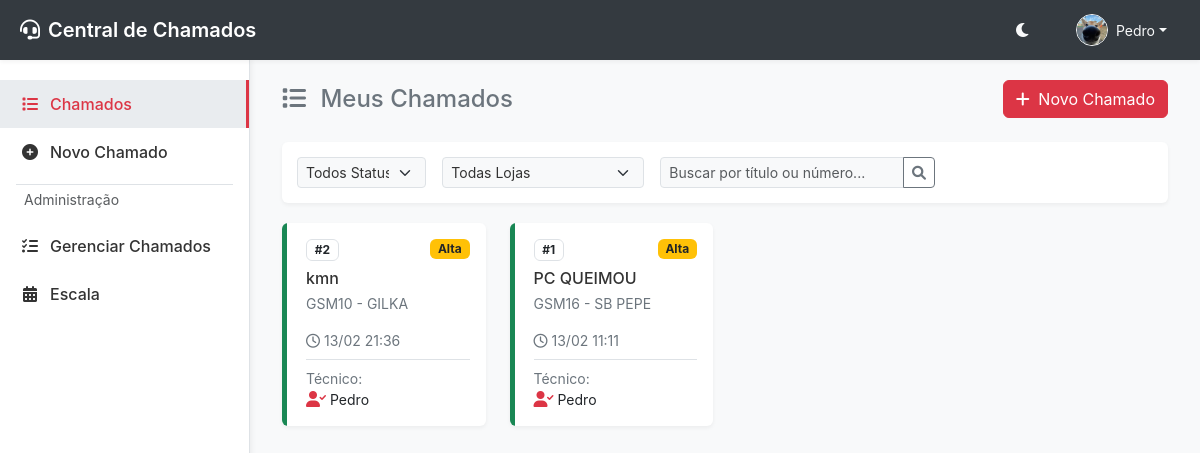
Page /chamados (signed in) on the earlier database version.
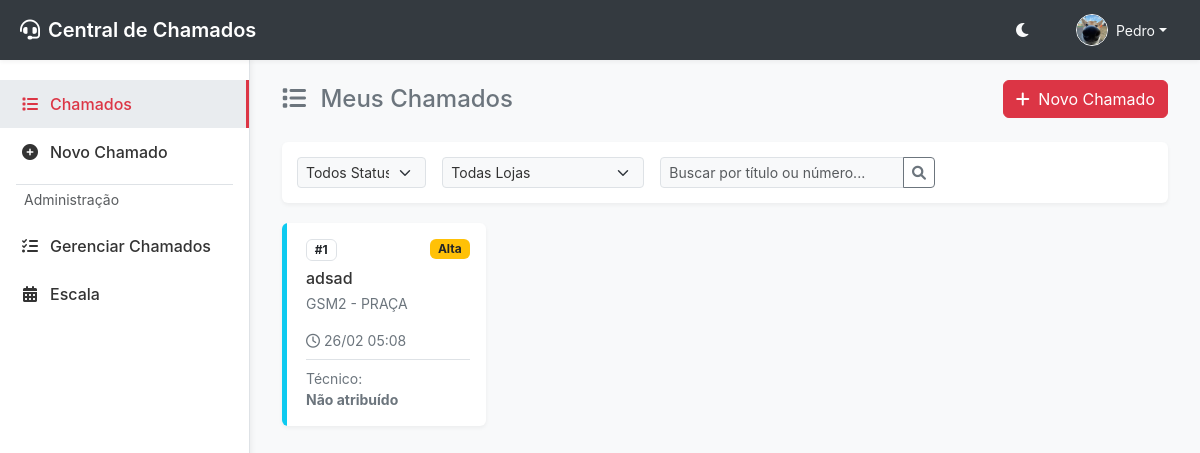
Same page on the later database version.
### app/modules/chamados/models.py (models this page shows, shortened)
class Ticket(db.Model):
    __tablename__ = 'tickets'
    id = db.Column(db.Integer, primary_key=True)
    title = db.Column(db.String(100), nullable=False)
    description = db.Column(db.Text, nullable=False)
    status = db.Column(db.String(20), default='novo', index=True) # novo, aberto, pendente, resolvido, fechado
    priority = db.Column(db.String(20), default='media', index=True) # baixa, media, alta, critica
    category = db.Column(db.String(50))
    created_at = db.Column(db.DateTime, default=datetime.utcnow, index=True)
    updated_at = db.Column(db.DateTime, default=datetime.utcnow, onupdate=datetime.utcnow)
    due_date = db.Column(db.DateTime, nullable=True)
    closed_at = db.Column(db.DateTime, nullable=True)
    additional_info = db.Column(db.Text, nullable=True)
    attachment = db.Column(db.String(255), nullable=True)
    requester_id = db.Column(db.Integer, db.ForeignKey('users.id'), nullable=False, index=True)
    technician_id = db.Column(db.Integer, db.ForeignKey('users.id'), nullable=True, index=True)
    store_id = db.Column(db.Integer, db.ForeignKey('stores.id'), nullable=True, index=True)
    requester = db.relationship('User', foreign_keys=[requester_id], backref='tickets_requested')
    technician = db.relationship('User', foreign_keys=[technician_id], backref='tickets_assigned')
    store = db.relationship('Store', backref='tickets')
    tags = db.relationship('Tag', secondary=ticket_tags, backref=db.backref('tickets', lazy='dynamic'))

### app/modules/lojas/models.py (models this page shows, shortened)
class Store(db.Model):
    __tablename__ = 'stores'
    id = db.Column(db.Integer, primary_key=True)
    name = db.Column(db.String(100), unique=True, nullable=False, index=True)
    cnpj = db.Column(db.String(20))
    address = db.Column(db.String(200))
    manager = db.Column(db.String(100))

### app/models.py (models this page shows, shortened)
class User(UserMixin, db.Model):
    __tablename__ = 'users'
    id = db.Column(db.Integer, primary_key=True)
    username = db.Column(db.String(64), index=True, unique=True, nullable=False)
    email = db.Column(db.String(120), index=True, unique=True, nullable=False)
    password_hash = db.Column(db.String(256))
    role = db.Column(db.String(20), default='user', index=True) # user, technician, admin, manager, supervisor
    is_technician = db.Column(db.Boolean, default=False, index=True) # Secondary flag to allow admins/managers to act as technicians
    department = db.Column(db.String(100), index=True)
    profile_image = db.Column(db.String(255))
    is_active = db.Column(db.Boolean, default=True, index=True)
    created_at = db.Column(db.DateTime, default=datetime.utcnow)

### app/modules/chamados/routes.py (the view)
@chamados_bp.route('/chamados')
@login_required
def listar_chamados():
    exclude_closed = request.args.get('exclude_closed') == 'true'
    tickets = service.list_tickets(exclude_closed=exclude_closed)
    stores = service.get_all_stores()
    return render_template('chamados.html', tickets=tickets, stores=stores, active_page='chamados', exclude_closed=exclude_closed)

### app/modules/chamados/repository.py (called while the page is built, shortened)
    def find_all(self, filters=None):
        query = Ticket.query.options(
            db.joinedload(Ticket.store),
            db.joinedload(Ticket.technician),
            db.joinedload(Ticket.requester)
        )
        return query.order_by(Ticket.created_at.desc()).all()

### app/modules/chamados/service.py (called while the page is built)
    def get_all_stores(self):
        from app.modules.lojas.models import Store
        from app.utils import natural_sort_key
        stores = Store.query.all()
        return sorted(stores, key=lambda x: natural_sort_key(x.name))

    def list_tickets(self, exclude_closed=False):
        filters = {}
        if exclude_closed:
            filters['exclude_closed'] = True
        return self.repository.find_all(filters)

### app/utils.py (called while the page is built)
def natural_sort_key(s):
    if not s:
        return []
    s = str(s).lower()
    return [int(text) if text.isdigit() else text for text in re.split('([0-9]+)', s)]

### app/templates/chamados.html (shortened to what this page needs)
{% extends "base.html" %}
{% block content %}
<div class="d-flex justify-content-between align-items-center mb-4 flex-wrap gap-2">
    <h4 class="mb-0 text-secondary">
        <i class="fas fa-list me-2"></i>
        Meus Chamados
    </h4>
    <div>
        <a href="{{ url_for('chamados.novo_chamado') }}" class="btn btn-primary"><i class="fas fa-plus me-1"></i> Novo Chamado</a>
    </div>
</div>
<div class="filter-bar">
    <form class="row g-3">
        <div class="col-md-2">
            <select class="form-select form-select-sm" aria-label="Status" id="statusFilter">
                <option value="all" selected>Todos Status</option>
            </select>
        </div>
        <div class="col-md-3">
            <select class="form-select form-select-sm" aria-label="Loja" id="storeFilter">
                <option value="all" selected>Todas Lojas</option>
            </select>
        </div>
        <div class="col-md-4">
            <div class="input-group input-group-sm">
                <input type="text" class="form-control" placeholder="Buscar por título ou número..." id="searchInput">
                <button class="btn btn-outline-secondary" type="button"><i class="fas fa-search"></i></button>
            </div>
        </div>
    </form>
</div>
<div class="row row-cols-1 row-cols-md-2 row-cols-lg-3 row-cols-xl-4 g-4" id="ticketsGrid">
    {% for ticket in tickets %}
    <div class="col ticket-item" data-status="{{ ticket.status|default('novo') }}" data-store="{{ ticket.store_id }}">
        <div class="card card-ticket h-100">
            <div class="status-indicator status-{{ ticket.status|default('novo') }}"></div>
            <div class="card-body ps-4">
                <div class="d-flex justify-content-between align-items-start mb-2">
                    <span class="badge border text-body">#{{ ticket.id }}</span>
                    <span class="badge bg-{{ 'danger' if ticket.priority == 'critica' else 'warning' if ticket.priority == 'alta' else 'info' if ticket.priority == 'media' else 'secondary' }} text-dark">{{ ticket.priority|capitalize }}</span>
                </div>
                <h6 class="card-title mb-1"><a href="{{ url_for('chamados.ver_chamado', id=ticket.id) }}" class="text-decoration-none stretched-link">{{ ticket.title }}</a></h6>
                <p class="card-text text-muted small mb-3">
                    {% if ticket.store %}
                    {{ ticket.store.name }}
                    {% else %}
                    Loja não informada
                    {% endif %}
                </p>
                <div class="d-flex justify-content-between align-items-center mt-auto">
                    <small class="text-muted"><i class="far fa-clock me-1"></i>{{ ticket.created_at.strftime('%d/%m %H:%M') }}</small>
                </div>
                <div class="mt-2 pt-2 border-top">
                    <small class="text-muted d-block">Técnico:</small>
                    <div class="d-flex justify-content-between align-items-center">
                        {% if ticket.technician %}
                        <div class="d-flex align-items-center">
                            <i class="fas fa-user-check text-primary me-1"></i> <span class="small">{{ ticket.technician.username }}</span>
                        </div>
                        {% else %}
                        <span class="fw-bold small text-secondary">Não atribuído</span>
                        {% endif %}
                    </div>
                </div>
            </div>
        </div>
    </div>
    {% else %}
    <div class="col-12 text-center py-5">
        <p class="text-muted">Nenhum chamado encontrado.</p>
    </div>
    {% endfor %}
</div>
{% endblock %}

Differences in the rows shown:
removed Ticket: id "2", priority "Alta", title "kmn", store.name "GSM10 - GILKA", created_at "13/02 21:36", technician.username "Pedro"
changed Ticket "Alta": title "PC QUEIMOU" → "adsad"; store.name "GSM16 - SB PEPE" → "GSM2 - PRAÇA"; created_at "13/02 11:11" → "26/02 05:08"; technician.username "Pedro" → (not shown); now shows "Não atribuído"
